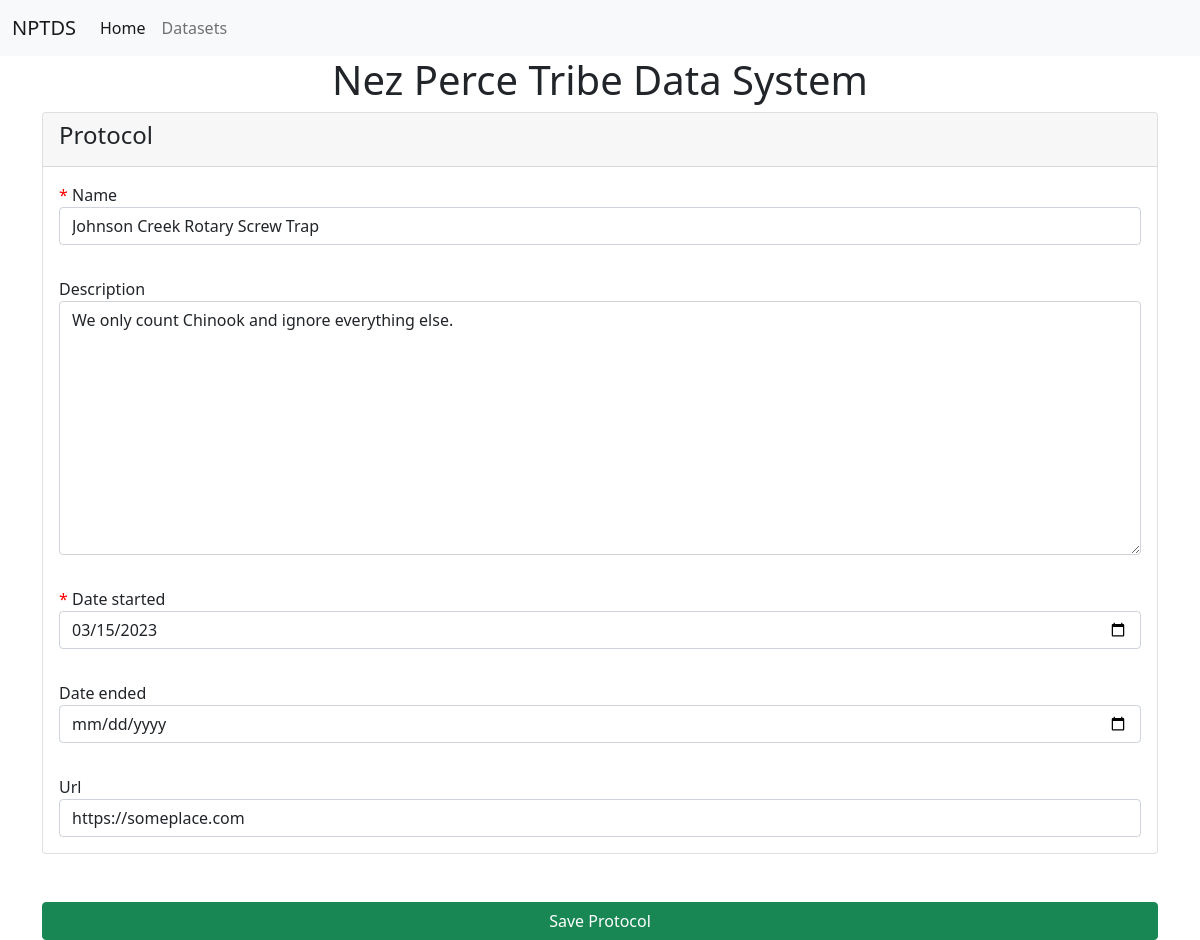
The app's page /protocols/update/2/ with its own data.
### datasets/models.py (models this page shows, shortened)
class Protocol(models.Model):
    name = models.CharField(max_length=100)
    description = models.TextField(blank=True, null=True)
    date_started = models.DateField()
    date_ended = models.DateField(blank=True, null=True)
    url = models.URLField(max_length=255, blank=True, null=True)

### datasets/views.py (the view)
# urls.py: path('protocols/update/<int:pk>/', ProtocolUpdate.as_view(), name='update_protocol'),
class ProtocolUpdate(UpdateView):
    model = Protocol
    form_class = ProtocolForm
    template_name = 'datasets/protocol_create_or_update.html'
    context_object_name = 'form'
    def get_context_data(self, **kwargs):
        context = super().get_context_data(**kwargs)
        context['model_name'] = self.model.__name__
        return context

### datasets/forms.py
class ProtocolForm(ModelForm):
    class Meta:
        model = Protocol
        fields = '__all__'#('name', 'description', 'date_started', 'date_ended', 'url')
        widgets = {
            'name': forms.TextInput(attrs={'class': 'form-control'}),
            'description': forms.Textarea(attrs={'class': 'form-control'}),
            'date_started': forms.DateInput(format=('%Y-%m-%d'), attrs={'class': 'form-control', 'placeholder': 'Select a date', 'type': 'date'}),
            'date_ended': forms.DateInput(format=('%Y-%m-%d'), attrs={'class': 'form-control', 'placeholder': 'Select a date', 'type': 'date'}),
            'url': forms.URLInput(attrs={'class': 'form-control', 'placeholder': 'https://someplace.com'}),
            }

### templates/datasets/protocol_create_or_update.html (shortened to what this page needs)
{% extends "base.html" %}
{% block content %}
<form enctype="multipart/form-data" class="container" method="post" id="protocol_form">
    <div class="card">
        <div class="card-header card-header-secondary">
            <h4 class="card-title">{{ model_name }} </h4>
        </div>
        {% for field in form %}
            <div class="form-group card-body">
                {% if field.field.required %}
                    <span style="color: red;" class="required">*</span>
                {% endif %}
                <label>{{field.label}}</label>
                {{field}}
            </div>
        {% endfor %}
    </div>
    <div class="form-group d-grid gap-2 pt-5">
        <button type="submit" class="btn btn-success btn-block">Save {{ model_name }}</button>
    </div>
</form>
{% endblock %}

### records on screen
Protocol: form "Johnson Creek Rotary Screw Trap" "We only count Chinook and ignore everything else." "03/15/2023" "https://someplace.com"

### other values on screen
{{ model_name }} "Protocol"
{{ field.label }} "Name" "Description" "Date started" "Date ended" "Url"
